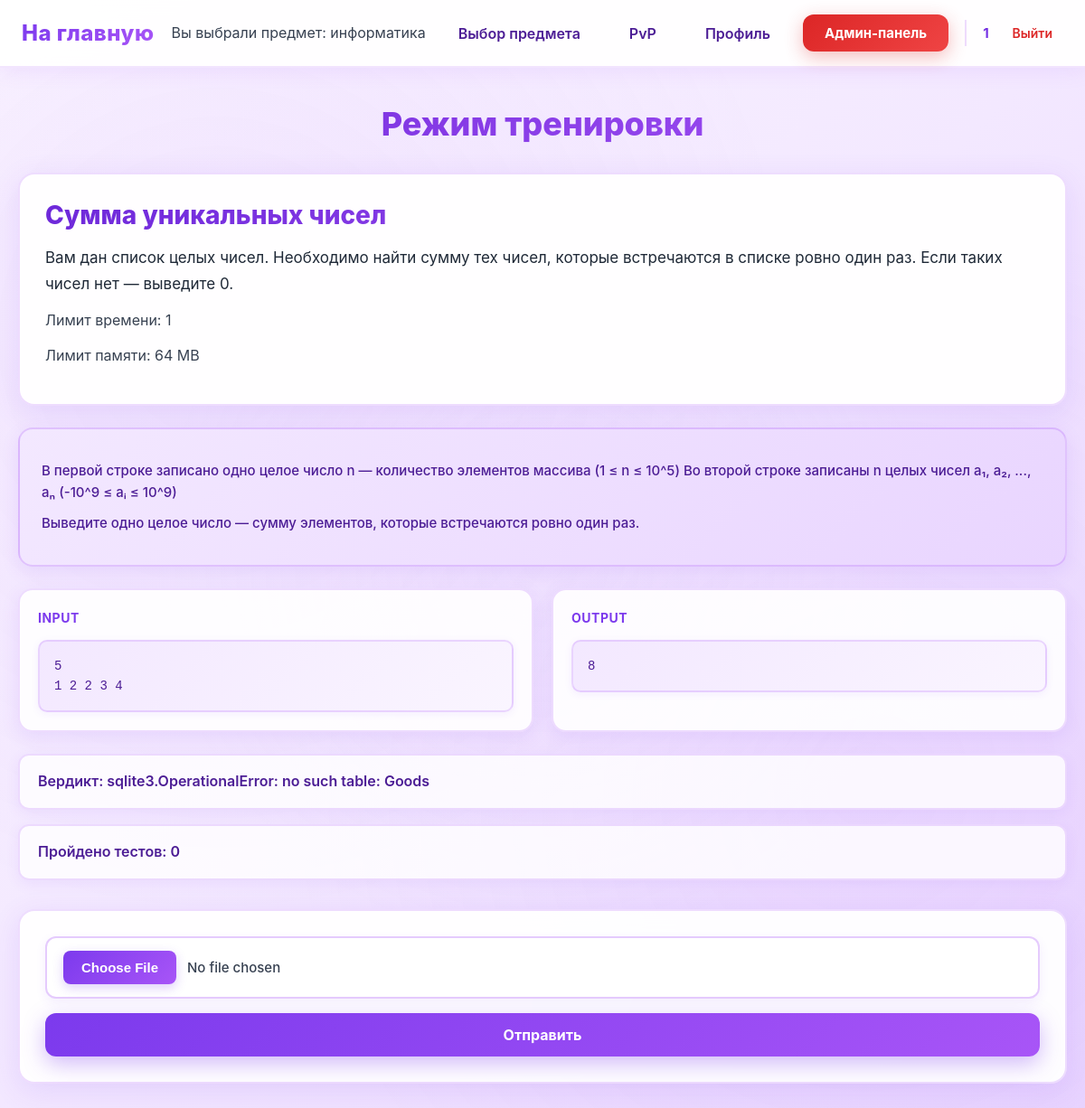
The app's page /информатика/task/1 (signed in), older data.
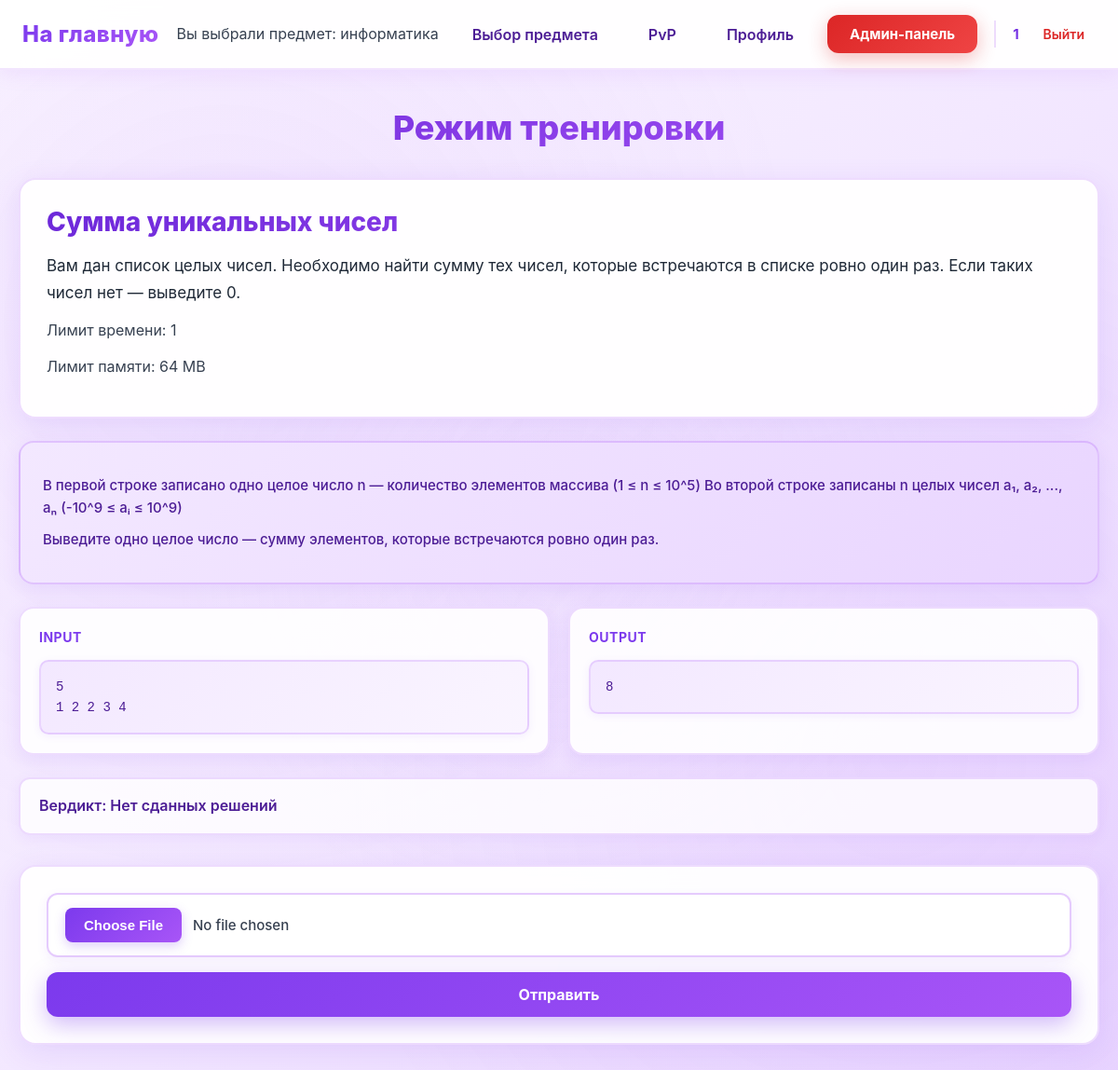
The same page, newer data.
### data/submissions.py (models this page shows)
class Submissions(SqlAlchemyBase):
    __tablename__ = 'submissions'
    id = sqlalchemy.Column(sqlalchemy.Integer,
                           primary_key=True, autoincrement=True)
    user_id = sqlalchemy.Column(sqlalchemy.Integer,
                                sqlalchemy.ForeignKey("users.id"))
    task_id = sqlalchemy.Column(sqlalchemy.Integer,
                                sqlalchemy.ForeignKey("tasks.id"))
    total_tests = sqlalchemy.Column(sqlalchemy.Integer, nullable=True)
    verdict = sqlalchemy.Column(sqlalchemy.Text, nullable=True)
    created_at = sqlalchemy.Column(sqlalchemy.DateTime,
                                     default=datetime.datetime.now)
    tasks = orm.relationship('Tasks', back_populates="submissions")
    user = orm.relationship("User", back_populates="submissions")

### main.py (the view, shortened to what this page needs)
@app.route('/<subject>/task/<int:task_id>', methods=["GET", "POST"])
@login_required
@user_ban
def training(subject, task_id):
    db_sess = db_session.create_session()
    task = db_sess.get(Tasks, task_id)
    task_test = db_sess.query(TaskTest).filter(TaskTest.task_id == task.id).all()
    submission = db_sess.query(Submissions).filter(Submissions.task_id == task.id).all()
    submission_id = len(submission) + 1
    if subject == 'информатика':
        last_submission = db_sess.query(Submissions).filter(Submissions.user_id == current_user.id,
                                                            Submissions.task_id == task_id).all()
        if last_submission:
            result = last_submission[-1]
            verdict = result.verdict
            test_passed = result.total_tests
        else:
            verdict = "Нет сданных решений"
            test_passed = None
        return render_template('training.html', task=task, test=task_test[0], verdict=verdict, test_passed=test_passed, subject=subject)

### data/db_session.py (called while the page is built)
def create_session() -> Session:
    global __factory
    return __factory()

### main.py (called while the page is built)
@login_manager.user_loader
def load_user(user_id):
    db_sess = db_session.create_session()
    return db_sess.get(User, user_id)

def user_ban(func):
    @wraps(func)
    def wrapper(*args, **kwargs):
        if current_user.ban:
            abort(403)
        return func(*args, **kwargs)
    return wrapper

### templates/training.html (shortened to what this page needs)
{% extends "base.html" %}
{% block styles %}
<link rel="stylesheet" href="{{ url_for('static', filename='train.css') }}">
{% endblock %}
{% block content %}
<h1>Режим тренировки</h1>
<div class="condition">
    <h2>{{ task.title }}</h2>
    <p>{{ task.statement }}</p>
    <p>Лимит времени: {{ task.time_limit }}</p>
    <p>Лимит памяти: {{ task.memory_limit }}</p>
</div>
<div class="Input">
    <p>{{ task.input_format }}</p>
    <p>{{ task.output_format }}</p>
</div>
<div class="examples">
    <div class="example">
        <p><strong>Input</strong></p>
        <pre>{{ test.input_data }}</pre>
    </div>
    <div class="example">
        <p><strong>Output</strong></p>
        <pre>{{ test.output }}</pre>
    </div>
</div>
<p>Вердикт: {{ verdict }}</p>
{% if test_passed is not none %}
    <p>Пройдено тестов: {{ test_passed }}</p>
{% endif %}
<div class="task">
    <form class="send" method="post" enctype="multipart/form-data" id="uploadForm">
        <input type="file" accept=".py" name="file" id="pythonFile" required />
        <button type="submit" id="submitBtn">Отправить</button>
    </form>
</div>
{% endblock %}

Row changes from the older to the newer data that the page shows:
removed Submissions: verdict "sqlite3.OperationalError: no such table: Goods"
Text that changed along with them:
{{ verdict }}: (not shown) → "Нет сданных решений"
{{ test_passed }}: "0" → (not shown)
text no longer shown: "Пройдено тестов:"
